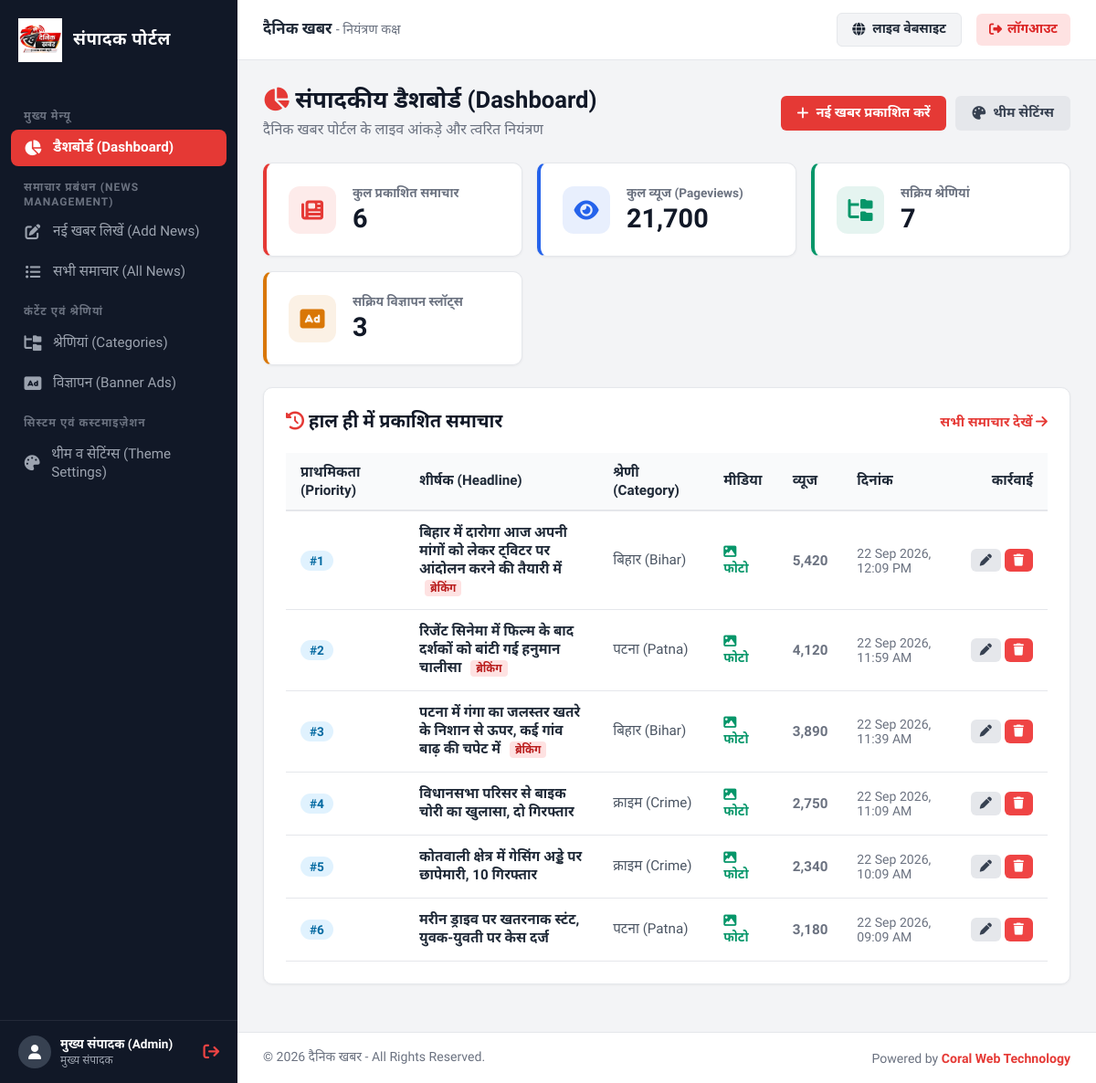
/admin/ (signed in), run on the app's committed database.
### tables this page shows
CREATE TABLE `settings` (
  `id` INT AUTO_INCREMENT PRIMARY KEY,
  `site_title` VARCHAR(150) NOT NULL DEFAULT 'दैनिक खबर',
  `tagline` VARCHAR(255) NOT NULL DEFAULT 'सच्ची और निष्पक्ष पत्रकारिता का सशक्त डिजिटल मंच',
  `theme_color` VARCHAR(20) NOT NULL DEFAULT '#e53935',
  `logo_url` VARCHAR(255) DEFAULT 'assets/images/logo.svg',
  `epaper_link` VARCHAR(255) DEFAULT 'https://epaper.dainikkhabr.com',
  `created_at` TIMESTAMP DEFAULT CURRENT_TIMESTAMP,
  `updated_at` TIMESTAMP DEFAULT CURRENT_TIMESTAMP ON UPDATE CURRENT_TIMESTAMP
);

CREATE TABLE `news` (
  `id` INT AUTO_INCREMENT PRIMARY KEY,
  `category_id` INT NOT NULL,
  `language` VARCHAR(10) NOT NULL DEFAULT 'hi',
  `headline` VARCHAR(500) NOT NULL,
  `subheadline` VARCHAR(500) DEFAULT NULL,
  `slug` VARCHAR(550) NOT NULL UNIQUE,
  `content` LONGTEXT NOT NULL,
  `media_type` ENUM('image', 'video_upload', 'video_embed') NOT NULL DEFAULT 'image',
  `media_url` VARCHAR(500) NOT NULL,
  `priority_order` INT DEFAULT 0,
  `is_breaking` TINYINT(1) DEFAULT 0,
  `views` INT DEFAULT 0,
  `created_at` TIMESTAMP DEFAULT CURRENT_TIMESTAMP,
  `updated_at` TIMESTAMP DEFAULT CURRENT_TIMESTAMP ON UPDATE CURRENT_TIMESTAMP,
  FOREIGN KEY (`category_id`) REFERENCES `categories` (`id`) ON DELETE CASCADE
);

CREATE TABLE `categories` (
  `id` INT AUTO_INCREMENT PRIMARY KEY,
  `name` VARCHAR(100) NOT NULL,
  `slug` VARCHAR(120) NOT NULL UNIQUE,
  `icon` VARCHAR(50) DEFAULT 'fa-newspaper',
  `display_order` INT DEFAULT 0,
  `status` TINYINT(1) DEFAULT 1,
  `created_at` TIMESTAMP DEFAULT CURRENT_TIMESTAMP
);

### admin/index.php (the view, shortened to what the rows shown need)
<?php
require_once __DIR__ . '/includes/auth.php';
$recent_news = [];
if ($pdo) {
    try {
        $stmt = $pdo->query("SELECT n.*, c.name as category_name
                             FROM news n
                             LEFT JOIN categories c ON n.category_id = c.id
                             ORDER BY n.created_at DESC LIMIT 6");
        $recent_news = $stmt->fetchAll();
    } catch (PDOException $e) {
        error_log($e->getMessage());
    }
}
require_once __DIR__ . '/includes/header.php';
?>
<div class="page-header">
    <div>
        <h1><i class="fa-solid fa-chart-pie" style="color:var(--admin-theme);"></i> संपादकीय डैशबोर्ड (Dashboard)</h1>
    </div>
</div>
<div class="card">
    <?php if (!empty($recent_news)): ?>
        <div style="overflow-x: auto;">
            <table style="width: 100%; border-collapse: collapse; text-align: left; font-size: 0.95rem;">
                <thead>
                    <tr style="border-bottom: 2px solid var(--admin-border); background: #f9fafb;">
                        <th style="padding: 12px 16px; font-weight: 700;">प्राथमिकता (Priority)</th>
                        <th style="padding: 12px 16px; font-weight: 700;">शीर्षक (Headline)</th>
                        <th style="padding: 12px 16px; font-weight: 700;">श्रेणी (Category)</th>
                        <th style="padding: 12px 16px; font-weight: 700;">मीडिया</th>
                        <th style="padding: 12px 16px; font-weight: 700;">व्यूज</th>
                        <th style="padding: 12px 16px; font-weight: 700;">दिनांक</th>
                        <th style="padding: 12px 16px; font-weight: 700; text-align: right;">कार्रवाई</th>
                    </tr>
                </thead>
                <tbody>
                    <?php foreach ($recent_news as $news): ?>
                        <tr style="border-bottom: 1px solid var(--admin-border);">
                            <td style="padding: 14px 16px;">
                                <span style="display:inline-block; padding:3px 10px; background:#e0f2fe; color:#0369a1; border-radius:12px; font-weight:700; font-size:0.85rem;">
                                    #<?php echo (int)$news['priority_order']; ?>
                                </span>
                            </td>
                            <td style="padding: 14px 16px; font-weight: 600; max-width: 320px;">
                                <a href="<?php echo SITE_URL; ?>/article.php?slug=<?php echo urlencode($news['slug']); ?>" target="_blank" style="color: #1f2937; text-decoration: none;">
                                    <?php echo htmlspecialchars(mb_substr($news['headline'], 0, 75)) . (mb_strlen($news['headline']) > 75 ? '...' : ''); ?>
                                </a>
                                <?php if (!empty($news['is_breaking'])): ?>
                                    <span style="font-size:0.75rem; background:#fee2e2; color:#b91c1c; padding:2px 6px; border-radius:4px; margin-left:6px; font-weight:700;">ब्रेकिंग</span>
                                <?php endif; ?>
                            </td>
                            <td style="padding: 14px 16px; color: #4b5563;">
                                <?php echo htmlspecialchars($news['category_name'] ?? 'सामान्य'); ?>
                            </td>
                            <td style="padding: 14px 16px;">
                                <?php if ($news['media_type'] === 'video_embed' || $news['media_type'] === 'video_upload'): ?>
                                    <span style="color: #dc2626; font-size: 0.88rem; font-weight: 600;"><i class="fa-solid fa-circle-play"></i> वीडियो</span>
                                <?php else: ?>
                                    <span style="color: #059669; font-size: 0.88rem; font-weight: 600;"><i class="fa-solid fa-image"></i> फोटो</span>
                                <?php endif; ?>
                            </td>
                            <td style="padding: 14px 16px; color: #6b7280; font-weight: 600;">
                                <?php echo number_format($news['views']); ?>
                            </td>
                            <td style="padding: 14px 16px; color: #6b7280; font-size: 0.88rem;">
                                <?php echo date('d M Y, h:i A', strtotime($news['created_at'])); ?>
                            </td>
                            <td style="padding: 14px 16px; text-align: right; white-space: nowrap;">
                                <a href="<?php echo SITE_URL; ?>/admin/news/edit.php?id=<?php echo $news['id']; ?>" class="btn btn-secondary" style="padding: 6px 10px; font-size: 0.82rem;" title="संपादित करें">
                                    <i class="fa-solid fa-pen"></i>
                                </a>
                                <a href="<?php echo SITE_URL; ?>/admin/news/delete.php?id=<?php echo $news['id']; ?>" class="btn btn-danger" style="padding: 6px 10px; font-size: 0.82rem;" title="हटाएं" onclick="return confirm('क्या आप वाकई इस समाचार को हटाना चाहते हैं?');">
                                    <i class="fa-solid fa-trash"></i>
                                </a>
                            </td>
                        </tr>
                    <?php endforeach; ?>
                </tbody>
            </table>
        </div>
    <?php endif; ?>
</div>
<?php require_once __DIR__ . '/includes/footer.php'; ?>

### admin/includes/header.php (shortened to what the rows shown need)
<?php
$site_settings = get_site_settings();
?>
<!DOCTYPE html>
<html lang="hi">
<head>
    <link rel="stylesheet" href="https://cdnjs.cloudflare.com/ajax/libs/font-awesome/6.5.1/css/all.min.css">
    <link href="https://cdn.jsdelivr.net/npm/summernote@0.8.18/dist/summernote-lite.min.css" rel="stylesheet">
</head>
<body>
    <div class="admin-main">
        <header class="admin-topbar">
            <div class="topbar-left">
                <h3 style="font-size:1.05rem; font-weight:700; color:#1f2937;">
                    <?php echo htmlspecialchars($site_settings['site_title'] ?? 'दैनिक खबर'); ?> <span style="font-weight:400; color:#6b7280; font-size:0.9rem;">- नियंत्रण कक्ष</span>
                </h3>
            </div>
        </header>
        <main class="admin-body">

### admin/includes/footer.php (shortened to what the rows shown need)
        </main>
        <footer style="padding: 18px 28px; background: #ffffff; border-top: 1px solid var(--admin-border); font-size: 0.88rem; color: #6b7280; display: flex; justify-content: space-between; align-items: center; flex-wrap: wrap; gap: 10px;">
            <div>
                &copy; <?php echo date('Y'); ?> <?php echo htmlspecialchars($site_settings['site_title'] ?? 'दैनिक खबर'); ?> - All Rights Reserved.
            </div>
            <div>
                Powered by <a href="https://coralwebtechnology.com/" target="_blank" style="color: var(--admin-theme); text-decoration: none; font-weight: 600;">Coral Web Technology</a>
            </div>
        </footer>
    </div>
</body>
</html>

### data on the page
settings: site_title "दैनिक खबर"
news: priority_order "1", headline "बिहार में दारोगा आज अपनी मांगों को लेकर ट्विटर पर आंदोलन करने की तैयारी में", is_breaking "ब्रेकिंग", category.name "बिहार (Bihar)", media_type "फोटो", views "5,420", created_at "22 Sep 2026, 12:09 PM"
news: priority_order "2", headline "रिजेंट सिनेमा में फिल्म के बाद दर्शकों को बांटी गई हनुमान चालीसा", is_breaking "ब्रेकिंग", category.name "पटना (Patna)", media_type "फोटो", views "4,120", created_at "22 Sep 2026, 11:59 AM"
news: priority_order "3", headline "पटना में गंगा का जलस्तर खतरे के निशान से ऊपर, कई गांव बाढ़ की चपेट में", is_breaking "ब्रेकिंग", category.name "बिहार (Bihar)", media_type "फोटो", views "3,890", created_at "22 Sep 2026, 11:39 AM"
news: priority_order "4", headline "विधानसभा परिसर से बाइक चोरी का खुलासा, दो गिरफ्तार", category.name "क्राइम (Crime)", media_type "फोटो", views "2,750", created_at "22 Sep 2026, 11:09 AM"
news: priority_order "5", headline "कोतवाली क्षेत्र में गेसिंग अड्डे पर छापेमारी, 10 गिरफ्तार", category.name "क्राइम (Crime)", media_type "फोटो", views "2,340", created_at "22 Sep 2026, 10:09 AM"
news: priority_order "6", headline "मरीन ड्राइव पर खतरनाक स्टंट, युवक-युवती पर केस दर्ज", category.name "पटना (Patna)", media_type "फोटो", views "3,180", created_at "22 Sep 2026, 09:09 AM"

### other printed values
$_SESSION['admin_name'] "मुख्य संपादक (Admin)"
$total_news "6"
$total_views "21,700"
$total_categories "7"
$total_ads "3"
